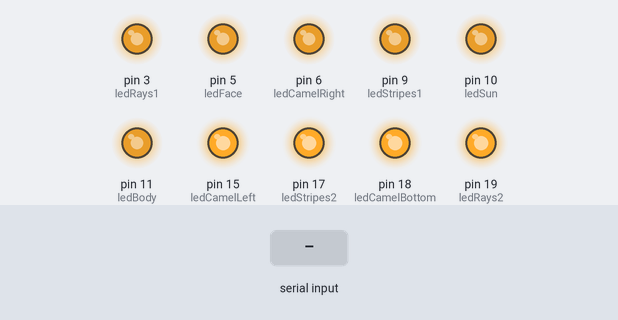
The sketch below on a simulated Arduino Uno, built with avr-gcc and run on an emulated ATmega328P. On the bench: output pins drawn as LEDs (lit = HIGH). Inputs (shaded band) come from the test bench.

Above: at 1.26 s.
1.3 s: "1" received over Serial
At 2.5 s:
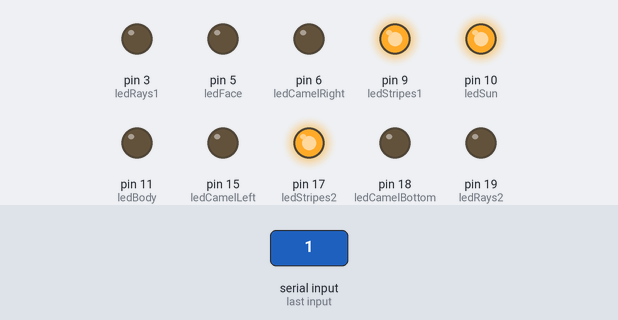
2.8 s: "2" received over Serial
At 4.0 s:
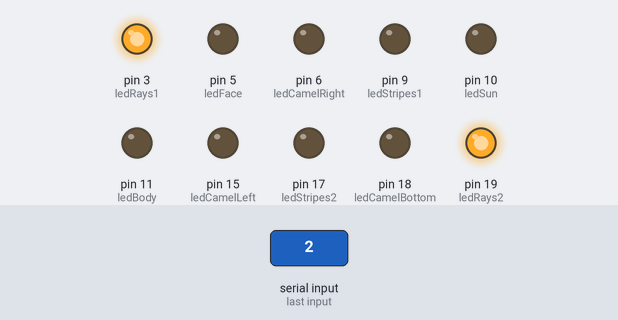
4.3 s: "3" received over Serial
At 5.2 s:
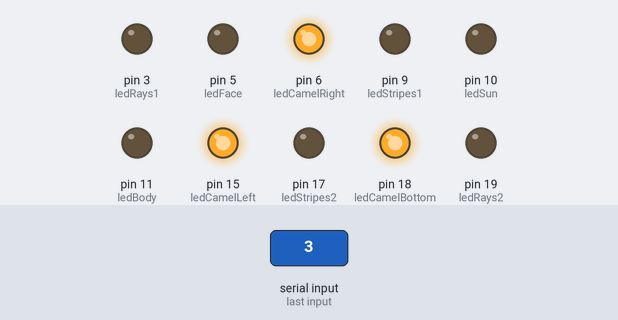
5.8 s: "4" received over Serial
At 6.3 s:
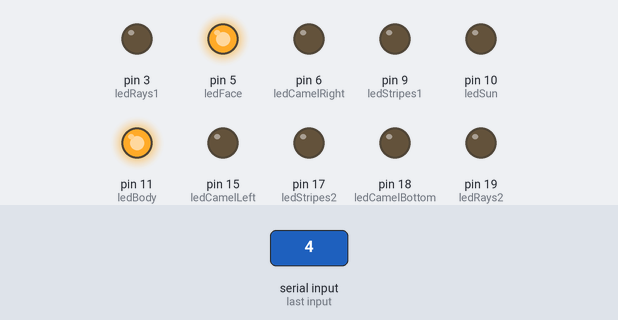
Timing chart, 0 to 8.3 s (numbered marks = the images above; inputs shaded):
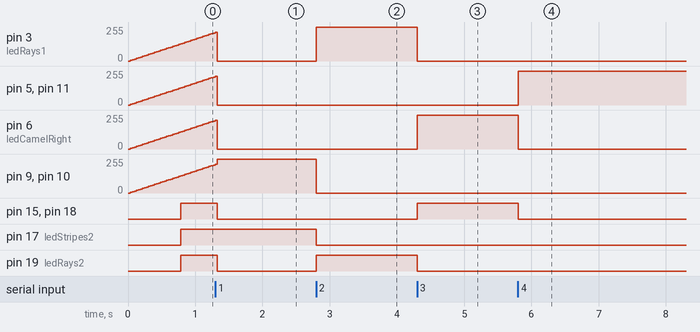

The sketch:

Challenge_2_by_Michelle_Vossen_Arduino.ino
```cpp
/**
  Creative Programming Challenge 2 by Michelle Vossen
    ***
  A diptych mixed media artwork with interactive lights
    ***
  This has to be uploaded to the Arduino for the Processing file to do its magic
*/

// Set up all LED pins, grouped by color on the dress
int ledSun = 10;
int ledStripes1 = 9;
int ledStripes2 = 17;

int ledRays1 = 3;
int ledRays2 = 19;

int ledCamelLeft = 15;
int ledCamelRight = 6;
int ledCamelBottom = 18;

int ledFace = 5;
int ledBody = 11;

// Variables for case 5
int brightness = 0;
int fade = 5;

// For Serial.read
char val;

void setup() {
  //Starts communication with Processing
  Serial.begin(9600);

  // Set up all pins with the LEDs
  pinMode(ledSun, OUTPUT);
  pinMode(ledRays1, OUTPUT);
  pinMode(ledRays2, OUTPUT);
  pinMode(ledCamelLeft, OUTPUT);
  pinMode(ledCamelRight, OUTPUT);
  pinMode(ledCamelBottom, OUTPUT);
  pinMode(ledStripes1, OUTPUT);
  pinMode(ledStripes2, OUTPUT);
  pinMode(ledBody, OUTPUT);
  pinMode(ledFace, OUTPUT);
}

void loop() {
  //If data is available to read, it is stored and read in val
  while (Serial.available()) {
    val = Serial.read();
  }

  //When you press a button (1, 2, 3 or 4) in the Processing file, the LEDs in places with the same color light up. When you press 5, all LEDs fade in and out together.
  switch (val) {
    case '1':
      // Light up the sun, stripes and the face
      analogWrite(ledSun, 255);
      analogWrite(ledRays1, 0);
      analogWrite(ledRays2, 0);
      analogWrite(ledStripes1, 255);
      analogWrite(ledStripes2, 255);
      analogWrite(ledCamelLeft, 0);
      analogWrite(ledCamelRight, 0);
      analogWrite(ledCamelBottom, 0);
      analogWrite(ledBody, 0);
      analogWrite(ledFace, 0);
      break;
    case '2':
      // Light up the rays
      analogWrite(ledSun, 0);
      analogWrite(ledRays1, 255);
      analogWrite(ledRays2, 255);
      analogWrite(ledStripes1, 0);
      analogWrite(ledStripes2, 0);
      analogWrite(ledCamelLeft, 0);
      analogWrite(ledCamelRight, 0);
      analogWrite(ledCamelBottom, 0);
      analogWrite(ledBody, 0);
      analogWrite(ledFace, 0);
      break;
    case '3':
      // Light up the waves
      analogWrite(ledSun, 0);
      analogWrite(ledRays1, 0);
      analogWrite(ledRays2, 0);
      analogWrite(ledStripes1, 0);
      analogWrite(ledStripes2, 0);
      analogWrite(ledCamelLeft, 255);
      analogWrite(ledCamelRight, 255);
      analogWrite(ledCamelBottom, 255);
      analogWrite(ledBody, 0);
      analogWrite(ledFace, 0);
      break;
    case '4':
      // Light up the body
      analogWrite(ledSun, 0);
      analogWrite(ledRays1, 0);
      analogWrite(ledRays2, 0);
      analogWrite(ledStripes1, 0);
      analogWrite(ledStripes2, 0);
      analogWrite(ledCamelLeft, 0);
      analogWrite(ledCamelRight, 0);
      analogWrite(ledCamelBottom, 0);
      analogWrite(ledBody, 255);
      analogWrite(ledFace, 255);
      break;
    default:
      // Change the brightness
      brightness = brightness + fade;
      // Reverse the direction at the ends
      if (brightness <= 0 || brightness >= 255) {
        fade = -fade;
      }
      delay(30);

      // Let all elements fade
      analogWrite(ledSun, brightness);
      analogWrite(ledRays1, brightness);
      analogWrite(ledRays2, brightness);
      analogWrite(ledStripes1, brightness);
      analogWrite(ledStripes2, brightness);
      analogWrite(ledCamelLeft, brightness);
      analogWrite(ledCamelRight, brightness);
      analogWrite(ledCamelBottom, brightness);
      analogWrite(ledBody, brightness);
      analogWrite(ledFace, brightness);
      break;
  }
}
```

Measured:
- after the input at 1.3 s, pin 15 (ledCamelLeft), pin 18 (ledCamelBottom), pin 19 (ledRays2): HIGH → LOW after 0.02 s instead of 1.0 s; pin 17 (ledStripes2): stays HIGH (without the input it goes to LOW after 1.0 s)
- after the input at 2.8 s, pin 3 (ledRays1): 0/255 → 255/255 at once; pin 9 (ledStripes1), pin 10 (ledSun): 255/255 → 0/255 at once; pin 17 (ledStripes2): HIGH → LOW at once; pin 19 (ledRays2): LOW → HIGH at once
- after the input at 4.3 s, pin 3 (ledRays1): 255/255 → 0/255 at once; pin 6 (ledCamelRight): 0/255 → 255/255 at once; pin 15 (ledCamelLeft), pin 18 (ledCamelBottom): LOW → HIGH at once; pin 19 (ledRays2): HIGH → LOW at once
- after the input at 5.8 s, pin 5 (ledFace), pin 11 (ledBody): 0/255 → 255/255 at once; pin 6 (ledCamelRight): 255/255 → 0/255 at once; pin 15 (ledCamelLeft), pin 18 (ledCamelBottom): HIGH → LOW at once
